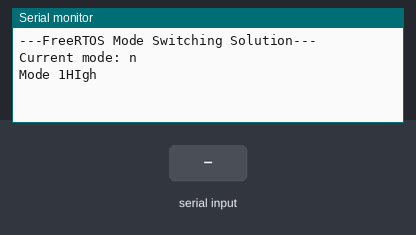
This sketch was run on a simulated ESP32. On the bench: the last lines printed to the serial monitor. The inputs (shaded band) are chosen by the test bench.

Above: at 1.8 s.
1.9 s: "n" received over Serial
At 4.2 s:
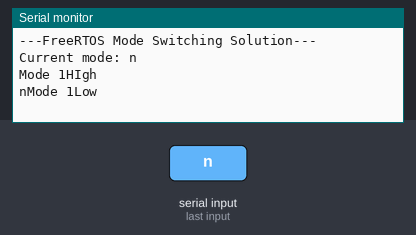
4.5 s: "e" received over Serial
At 5.5 s:
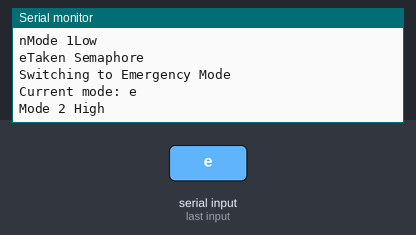
6.0 s: "1" received over Serial
At 7.0 s:
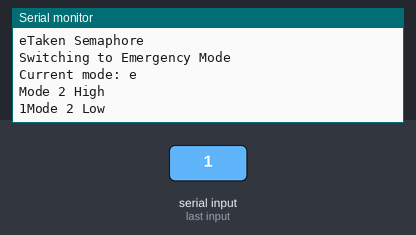
8.0 s: "n" received over Serial
At 9.4 s:
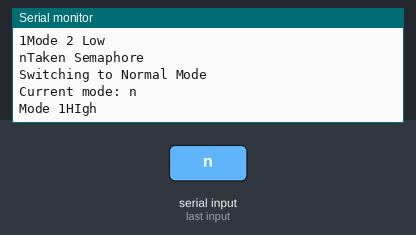

The sketch:

Mode_Switching.ino
```cpp
// (licence header left out)
// You'll likely need this on vanilla FreeRTOS
//#include semphr.h

// Use only core 1 for demo purposes
#if CONFIG_FREERTOS_UNICORE
  static const BaseType_t app_cpu = 0;
#else
  static const BaseType_t app_cpu = 1;
#endif


//Global
static SemaphoreHandle_t bin_sem = NULL;

// Task handles
static TaskHandle_t task_handle_mode1 = NULL;
static TaskHandle_t task_handle_mode2 = NULL;

bool task_mode1_is_suspended = NULL;
bool task_mode2_is_suspended = NULL;

char current_mode = 'n';
char next_mode = 's';

//*****************************************************************************
// Tasks

// Echo things back to serial port, turn on LED when while entering input
void doCLI(void *parameters) {

  char c;

  while (1) {

    // See if there are things in the input serial buffer
    if (Serial.available() > 0) {

      // If so, echo everything back to the serial port
      c = Serial.read();
      Serial.print(c);
      BaseType_t task_woken = pdFALSE;
      if(c == 'n'){
        if(current_mode != 'n'){
          next_mode = 'n';
          // Give semaphore to tell task that new mode should be switched
         xSemaphoreGiveFromISR(bin_sem, &task_woken);
        }
      }else if(c == 'e'){
        if(current_mode != 'e'){
          next_mode = 'e';
          // Give semaphore to tell task that new mode should be switched
          xSemaphoreGiveFromISR(bin_sem, &task_woken);
        }
      }


    }
  }
}

void modeSwitcher(void *parameters){
  // Loop forever, wait for semaphore, and switch mode
  while (1) {
      xSemaphoreTake(bin_sem, portMAX_DELAY);
      Serial.println("Taken Semaphore");
      if(next_mode == 'n' && current_mode != 'n'){
              Serial.println("Switching to Normal Mode");
              if(task_handle_mode1 == NULL){
                xTaskCreatePinnedToCore(task_for_mode1,
                                "Task for mode1",
                                1024,
                                NULL,
                                1,
                                &task_handle_mode1,
                                app_cpu);
              }
              if(task_mode1_is_suspended == true){
                vTaskResume(task_handle_mode1);
                task_mode1_is_suspended = false;
              }
              if(task_handle_mode2 != NULL){
                vTaskSuspend(task_handle_mode2);
                task_mode2_is_suspended = true;
              }
              current_mode = 'n';
              next_mode = NULL;
     }else if(next_mode == 'e' && current_mode != 'e'){
              Serial.println("Switching to Emergency Mode");
              if(task_handle_mode2 == NULL){
                xTaskCreatePinnedToCore(task_for_mode2,
                                "Task for mode2",
                                1024,
                                NULL,
                                1,
                                &task_handle_mode2,
                                app_cpu);
              }
              if(task_mode2_is_suspended == true){
                vTaskResume(task_handle_mode2);
                task_mode2_is_suspended = false;
              }
              if(task_handle_mode1 != NULL){
                vTaskSuspend(task_handle_mode1);
                task_mode1_is_suspended = true;
              }
              current_mode = 'e';
              next_mode = NULL;
     }
  }

}

void task_for_mode1(void *parameters){
   while(1){
    Serial.print("Current mode: ");
    Serial.println(current_mode);
    Serial.println("Mode 1HIgh");

    vTaskDelay(2000 / portTICK_PERIOD_MS);
    Serial.println("Mode 1Low");
    vTaskDelay(2000 / portTICK_PERIOD_MS);
  }
}
void task_for_mode2(void *parameters){
  while(1){
    Serial.print("Current mode: ");
    Serial.println(current_mode);
    Serial.println("Mode 2 High");
    vTaskDelay(2000 / portTICK_PERIOD_MS);
    Serial.println("Mode 2 Low");
    vTaskDelay(2000 / portTICK_PERIOD_MS);
  }
}


//*****************************************************************************
// Main (runs as its own task with priority 1 on core 1)

void setup() {

  // Configure Serial
  Serial.begin(115200);


  // Wait a moment to start (so we don't miss Serial output)
  vTaskDelay(1000 / portTICK_PERIOD_MS);
  Serial.println();
  Serial.println("---FreeRTOS Mode Switching Solution---");


 // Create semaphore before it is used (in task or ISR)
  bin_sem = xSemaphoreCreateBinary();

 // Start command line interface (CLI) task
  xTaskCreatePinnedToCore(doCLI,
                          "Do CLI",
                          1024,
                          NULL,
                          1,
                          NULL,
                          app_cpu);

   xTaskCreatePinnedToCore(modeSwitcher,
                          "Mode Switcher",
                          1024,
                          NULL,
                          2,
                          NULL,
                          app_cpu);

  xTaskCreatePinnedToCore(task_for_mode1,
                          "Task for mode1",
                          1024,
                          NULL,
                          1,
                          &task_handle_mode1,
                          app_cpu);

//  xTaskCreatePinnedToCore(task_for_mode2,
//                          "Task for mode2",
//                          1024,
//                          NULL,
//                          1,
//                          &task_handle_mode2,
//                          app_cpu);


//
//   vTaskSuspend(task_handle_mode2);
//   task_mode2_is_suspended = true;

  // Delete "setup and loop" task
  vTaskDelete(NULL);
}

void loop() {
  // Execution should never get here
}
```

Measured:
- after the input at 1.9 s, the serial monitor: prints a new line at once (image 1)
- after the input at 4.5 s, the serial monitor: prints a new line at once (image 2)
- after the input at 6.0 s, the serial monitor: prints a new line at once (image 3)
- after the input at 8.0 s, the serial monitor: prints a new line at once (image 4)
